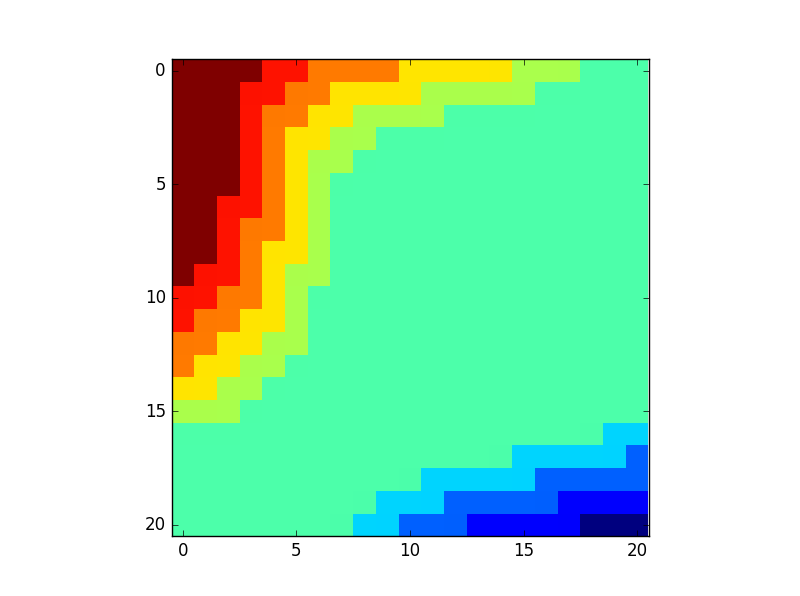

Python code for this plot:
import numpy as np
from mpl_toolkits.mplot3d import Axes3D
import matplotlib.pyplot as plt
from matplotlib import cm
import math
from update import car_and_reward
import time

# about 10 mins
start = time.time()

max_car = 20
V = np.zeros((max_car+1, max_car+1))
pi = np.zeros((max_car+1, max_car+1))

rental1 = 3
rental2 = 4
return_1 = 3
return_2 = 2
gamma = 0.9
reward = 10
move_cost = 2
max_move = 5



def policy_eval():
	while True:
		delta = 0
		for i in xrange(max_car+1):
			for j in xrange(max_car+1):
				temp = V[i, j]
				V[i, j] = car_and_reward(i, j, pi[i, j], V)
				delta = max(delta, abs(temp-V[i, j]))
		if delta < 1e-9:
			break

def policy_improv():
	policy_stable = True
	for i in xrange(max_car+1):
		for j in xrange(max_car+1):
			temp = pi[i, j]
			rewardlist = np.zeros(11)
			index = 0
			for k in xrange(-max_move, max_move+1):
				rewardlist[index] = car_and_reward(i, j, k, V)
				index += 1
			pi[i, j] = np.argmax(rewardlist)-5
			if temp != pi[i, j]:
				policy_stable = False
	return policy_stable

X = np.arange(0, max_car+1)
Y = np.arange(0, max_car+1)
X, Y = np.meshgrid(X, Y)
while True:
	policy_eval()
	policy_stable = policy_improv()
	if policy_stable:
		break
print time.time()-start

fig = plt.figure()
ax = fig.gca(projection='3d')
surf = ax.plot_surface(X, Y, V)

plt.figure()
plt.imshow(np.flipud(pi), interpolation='none')
plt.show()
